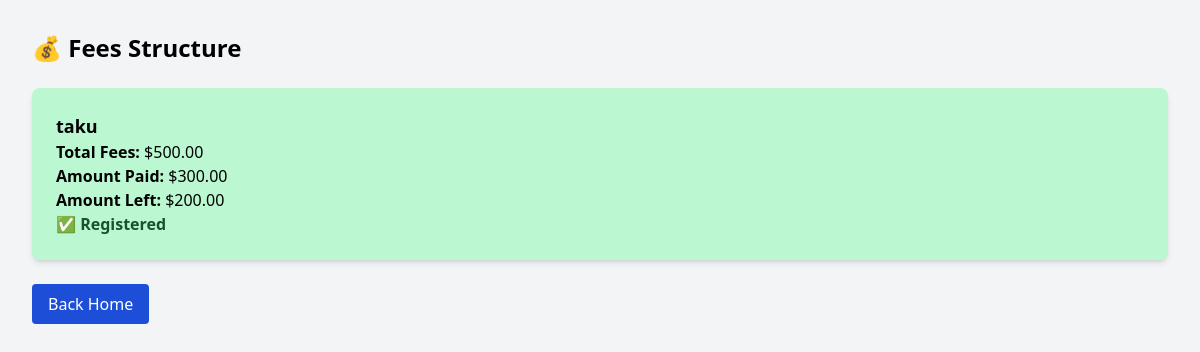
The page /fees/ on the database its author committed.
### portal/models.py (models this page shows, shortened)
class Fee(models.Model):
    student_name = models.CharField(max_length=200)
    total_amount = models.DecimalField(max_digits=10, decimal_places=2)
    amount_paid = models.DecimalField(max_digits=10, decimal_places=2, default=0)
    date_updated = models.DateTimeField(auto_now=True)
    def amount_left(self):
        return self.total_amount - self.amount_paid
    def is_registered(self):
        return self.amount_paid >= (self.total_amount / 2)

### portal/views.py (the view)
# urls.py: path('fees/', views.fees, name='fees'),
def fees(request):
    fees_list = Fee.objects.all()
    return render(request, "fees.html", {"fees_list": fees_list})

### portal/templates/fees.html (shortened to what this page needs)
<!DOCTYPE html>
<html lang="en">
<head>
  <script src="https://cdn.tailwindcss.com"></script>
</head>
<body class="bg-gray-100 min-h-screen p-8">
  <h1 class="text-2xl font-bold mb-6">💰 Fees Structure</h1>
  {% if fees_list %}
    <div id="fees-container" class="space-y-6">
      {% for fee in fees_list %}
        <div class="p-6 rounded-lg shadow-md
          {% if fee.is_registered %}
            bg-green-200
          {% else %}
            bg-yellow-200
          {% endif %}
        ">
          <h2 class="text-lg font-semibold">{{ fee.student_name }}</h2>
          <p><strong>Total Fees:</strong> ${{ fee.total_amount }}</p>
          <p><strong>Amount Paid:</strong> ${{ fee.amount_paid }}</p>
          <p><strong>Amount Left:</strong> ${{ fee.amount_left }}</p>
          {% if fee.is_registered %}
            <p class="text-green-900 font-bold">✅ Registered</p>
          {% else %}
            <p class="text-yellow-900 font-bold">⚠️ Not Yet Registered</p>
          {% endif %}
        </div>
      {% endfor %}
    </div>
  {% else %}
    <p id="fees-container">No fee records available.</p>
  {% endif %}
  <a href="/" class="mt-6 inline-block bg-blue-700 text-white px-4 py-2 rounded">Back Home</a>
</body>
</html>

### rows shown on the page
Fee: student_name "taku", total_amount "500.00", amount_paid "300.00", amount_left "200.00", shows "✅ Registered"
